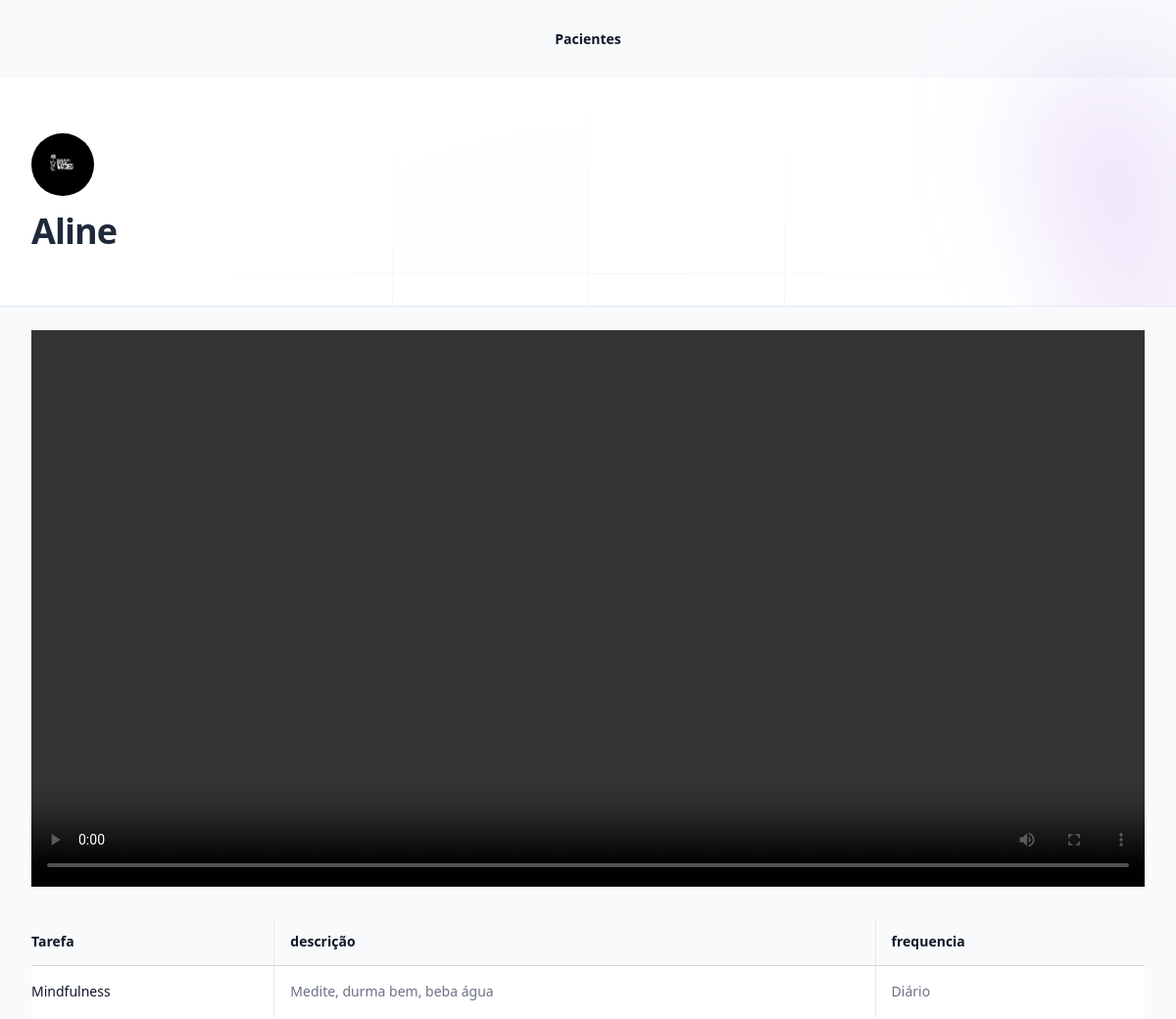
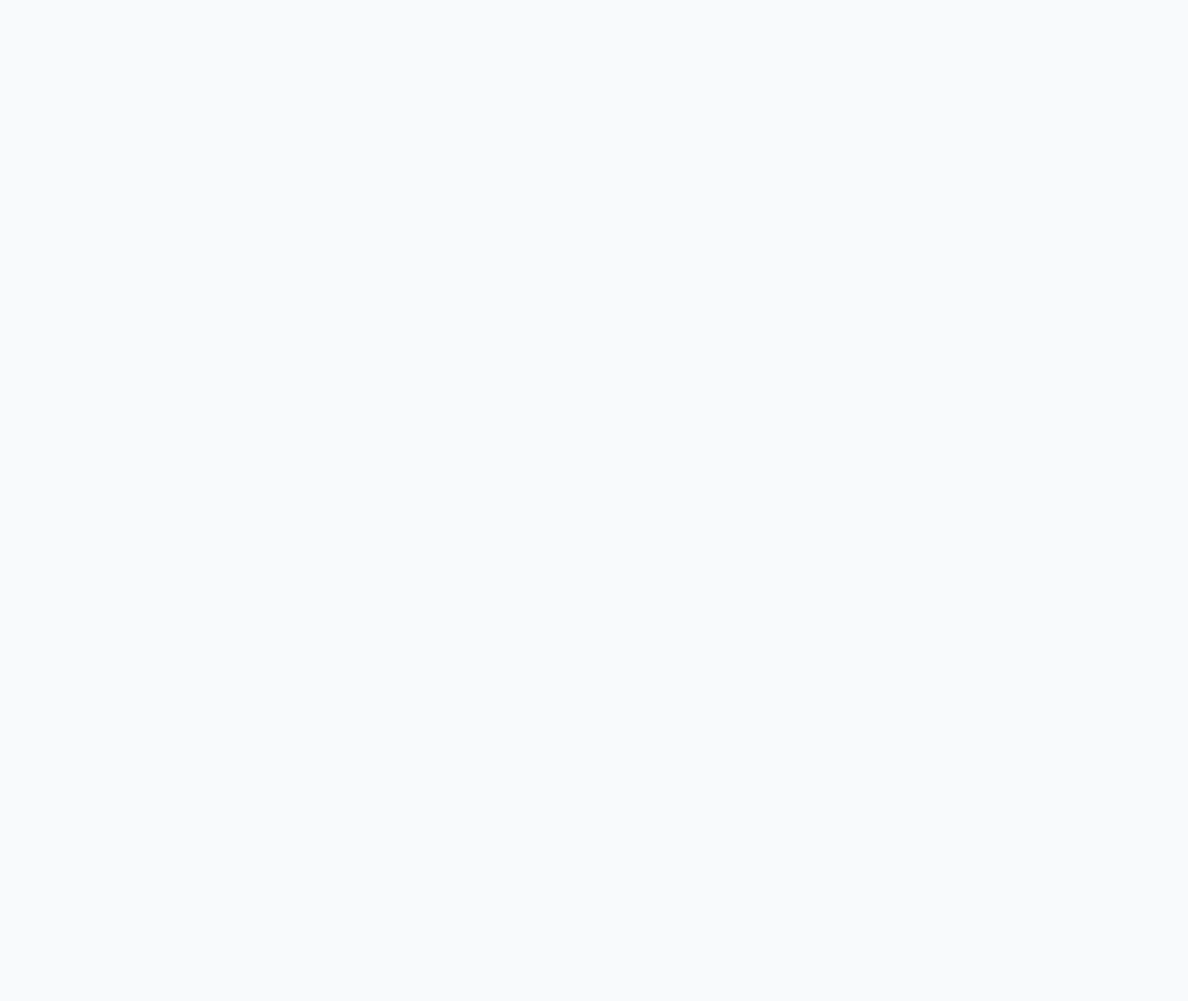
Page /pacientes/consulta_publica/1 on the committed database (2 pictures, top to bottom).
### pacientes/models.py (models this page shows, shortened)
class Consultas(models.Model):
    humor = models.PositiveIntegerField()
    registro_geral = models.TextField()
    video = models.FileField(upload_to="video")
    tarefas = models.ManyToManyField(Tarefas)
    paciente = models.ForeignKey(Pacientes, on_delete=models.CASCADE)
    data = models.DateTimeField(auto_now_add=True)

class Pacientes(models.Model):
    queixa_choices = (
        ('TDAH', 'TDAH'),
        ('D', 'Depressão'),
        ('A', 'Ansiedade'),
        ('TAG', 'Transtorno de ansiedade generalizada')
    )
    nome = models.CharField(max_length=255)
    email = models.EmailField(null=True, blank=True)
    telefone = models.CharField(max_length=255, null=True, blank=True)
    queixa = models.CharField(max_length=4, choices=queixa_choices, default='TDAH')
    foto = models.ImageField(upload_to='fotos')
    pagamento_em_dia = models.BooleanField(default=True)

class Tarefas(models.Model):
    frequencia_choices = (
        ('D', 'Diário'),
        ('1S', '1 vez por semana'),
        ('2S', '2 vezes por semana'),
        ('3S', '3 vezes por semana'),
        ('N', 'Ao necessitar')
    )
    tarefa = models.CharField(max_length=255)
    instrucoes = models.TextField()
    frequencia = models.CharField(max_length=2, choices=frequencia_choices, default='D')

### pacientes/views.py (the view)
# urls.py: path('consulta_publica/<int:id>', views.consulta_publica, name="consulta_publica"),
def consulta_publica(request, id):
    consulta = Consultas.objects.get(id=id)
    if not consulta.paciente.pagamento_em_dia:
        raise Http404()
    return render(request, 'consulta_publica.html', {'consulta': consulta})

### pacientes/templates/consulta_publica.html (shortened to what this page needs)
{% extends "base.html" %}
{% block 'body' %}
<div class="relative isolate">
    <div class="pointer-events-none absolute left-1/2 right-0 top-0 -z-10 -ml-24 transform-gpu overflow-hidden blur-3xl lg:ml-24 xl:ml-48" aria-hidden="true">
    </div>
    <div class="py-14 sm:py-14">
        <div class="mx-auto max-w-7xl px-6 lg:px-8">
          <div class="mx-auto max-w-2xl lg:mx-0">
            <img class="size-16 rounded-full" src="{{consulta.paciente.foto.url}}" alt="">
            <p class="mt-4 text-pretty text-4xl font-semibold tracking-tight text-gray-800 sm:text-4xl">{{consulta.paciente.nome}}</p>
          </div>
        </div>
    </div>
    <div class="bg-slate-50 h-screen border-t-1 border-slate-200 ">
        <div class="max-w-7xl mx-auto px-6 lg:px-8 mt-6">
            <video class="w-full" controls>
                <source src="{{consulta.video.url}}" type="video/mp4">
            </video>
            <div class="mt-8">
                <div class="mt-8 flow-root">
                  <div class="-mx-4 -my-2 overflow-x-auto sm:-mx-6 lg:-mx-8">
                    <div class="inline-block min-w-full py-2 align-middle sm:px-6 lg:px-8">
                      <table class="min-w-full divide-y divide-gray-300">
                        <thead>
                          <tr class="divide-x divide-gray-200">
                            <th scope="col" class="py-3.5 pl-4 pr-4 text-left text-sm font-semibold text-gray-900 sm:pl-0">Tarefa</th>
                            <th scope="col" class="px-4 py-3.5 text-left text-sm font-semibold text-gray-900">descrição</th>
                            <th scope="col" class="px-4 py-3.5 text-left text-sm font-semibold text-gray-900">frequencia</th>
                          </tr>
                        </thead>
                        <tbody class="divide-y divide-gray-200 bg-white">
                            {% for tarefa in consulta.tarefas.all  %}
                                <tr class="divide-x divide-gray-200">
                                    <td class="whitespace-nowrap py-4 pl-4 pr-4 text-sm font-medium text-gray-900 sm:pl-0">{{tarefa.tarefa}}</td>
                                    <td class="whitespace-nowrap p-4 text-sm text-gray-500">{{tarefa.instrucoes}}</td>
                                    <td class="whitespace-nowrap p-4 text-sm text-gray-500">{{tarefa.get_frequencia_display}}</td>
                                </tr>
                            {% endfor %}
                        </tbody>
                      </table>
                    </div>
                  </div>
                </div>
              </div>
        </div>
    </div>
</div>
{% endblock 'body' %}

### rows in the picture
Consultas: paciente.foto (picture), paciente.nome "Aline"
Tarefas: tarefa "Mindfulness", instrucoes "Medite, durma bem, beba água", frequencia "Diário"
